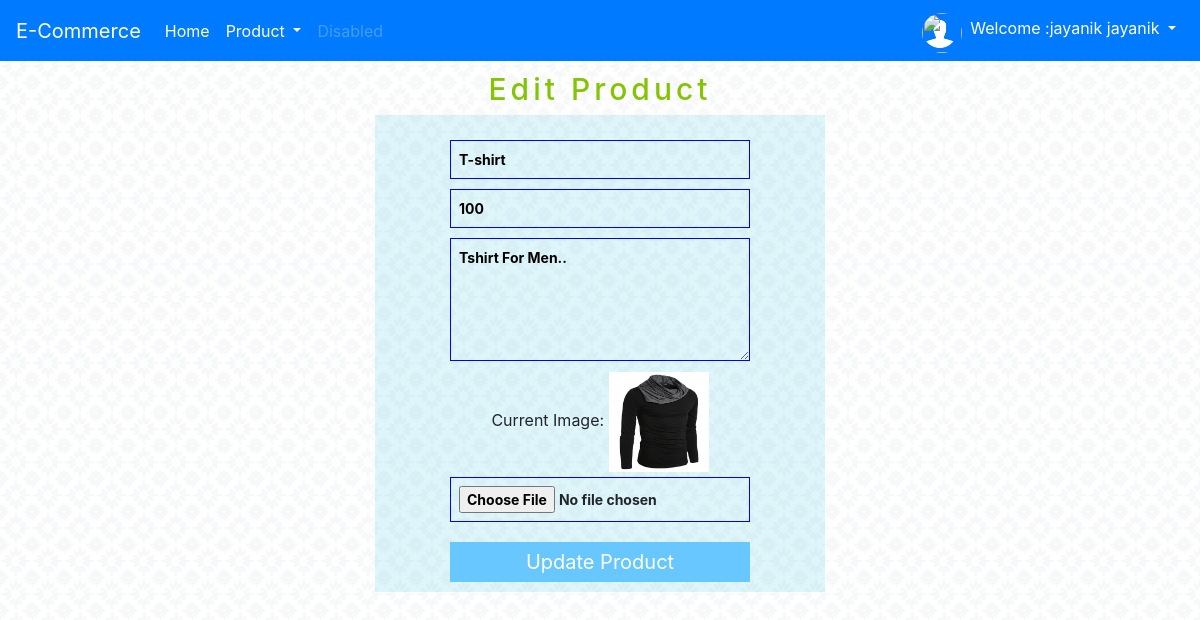
/edit_product/11/ (signed in), run on the app's committed database.
### app1/models.py (models this page shows, shortened)
class Product(models.Model):
    CHOICES=(
        ("fashion",'fashion'),
        ("electronic",'electronic'),
        ("mobile",'mobile'),
    )
    user=models.ForeignKey(Registration,on_delete=models.CASCADE)
    product_category=models.CharField(max_length=200,choices=CHOICES,default="")
    product_name=models.CharField(max_length=100)
    product_price=models.CharField(max_length=100)
    product_desc=models.TextField()
    product_image=models.ImageField(upload_to='images/',default='images/user.png')
    product_stock=models.CharField(max_length=100,default="available")

### app1/views.py (the view)
# urls.py: path('edit_product/<int:pk>/',views.edit_product,name='edit_product'),
def edit_product(request,pk):
    if request.method=="POST":
        product=Product.objects.get(pk=pk)
        product_name=request.POST['product_name']
        product_price=request.POST['product_price']
        product_desc=request.POST['product_desc']
        try:
            product_image=request.FILES['product_image']
            product.product_name=product_name
            product.product_price=product_price
            product.product_desc=product_desc
            product.product_image=product_image
            print("msg")
            product.save()
            msg="Product Updated Successfully"
            return render(request,'product_details.html',{'product':product,'msg':msg})
        except:
            product.product_name=product_name
            product.product_price=product_price
            product.product_desc=product_desc
            product.save()
            msg="Product Updated Successfully"
            return render(request,'product_details.html',{'product':product,'msg':msg})
    else:
        product=Product.objects.get(pk=pk)
        return render(request,'edit_product.html',{'product':product})

### app1/templates/edit_product.html (shortened to what this page needs)
{% extends 'seller_header.html'%}
{% block content %}
        <div class="frmtitle"><h2 class="animated_h2">Edit Product</h2></div>
        <div class="signcontainer">
            <form name="add_product" method="POST" action="{% url 'edit_product' pk=product.pk %}" enctype="multipart/form-data">
                <input type="text" class="signinput" name="product_name" id="fname" value="{{product.product_name}}" required='true' >
                <br>
                <input type="text" class="signinput" name="product_price" value="{{product.product_price}}" required='true'><br>
                <textarea class="signinput" rows="5" cols="40"  name="product_desc">{{product.product_desc}}</textarea><br>
                <label>Current Image:</label> <img src="{{product.product_image.url}}" height="100px" width="100px">
                <input type="file" class="signinput" name="product_image" id="image" ><br>
                <input class="signsubmit" type="submit" name="submit" value="Update Product">
            </form>
        </div>
{% endblock %}

### app1/static/css/style.css (style rules this page uses)
body { background-image: url(../img/bgflower.png); background-repeat: repeat; background-attachment: fixed; }
.frmtitle { margin-left: auto; margin-right: auto;text-align: center; }
.signcontainer { background-color:#8cddea4a; padding: 10px; padding-top: 20px; margin:auto auto; width: 450px; text-align: center; }
.signinput { margin-top: 5px; margin-bottom: 5px; width: 300px; padding: 8px; border: solid 1px blue; background-color: transparent; font-weight:bold; font-size:14px; margin-left: auto; margin-right: auto; }
.signsubmit { width: 300px; border: none; box-shadow: 10px 10px 10px greenyellows; font-size: 20px; background-color: #69c7ff; color: white; padding-top: 5px; padding-bottom: 5px; margin-top: 15px; }
.animated_h2 { color:#85c405; font-size: 30px; animation: in 3s ease-out forwards normal; animation-delay: 0s; margin-top: 10px; }

### data on the page
Product: product_name "T-shirt", product_price "100", product_desc "Tshirt For Men..", product_image (picture)

### other printed values
{{ request.session.fname }} "jayanik"
{{ request.session.lname }} "jayanik"
